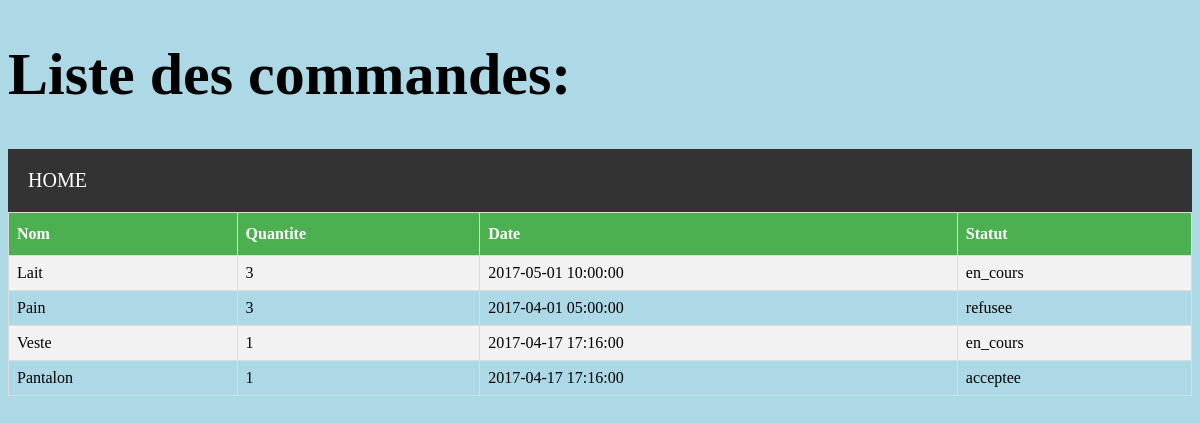
Screenshot of /List/commande.php (signed in) with the database file from the repository.
### tables this page shows
CREATE TABLE `commande` (
  `cmdid` int(11) NOT NULL,
  `pid` int(11) NOT NULL,
  `uid` int(11) NOT NULL,
  `qte` int(10) UNSIGNED NOT NULL,
  `date` datetime NOT NULL,
  `statut` enum('en_cours','acceptee','refusee','') NOT NULL
);

CREATE TABLE `produits` (
  `pid` int(11) NOT NULL,
  `nom` varchar(50) NOT NULL,
  `description` text NOT NULL,
  `qte` int(11) UNSIGNED NOT NULL,
  `prix` float UNSIGNED NOT NULL,
  `uid` int(11) NOT NULL,
  `ctid` int(11) NOT NULL
);

### List/commande.php (the view, shortened to what this page needs)
<?php
include("header.php");
?>
<?php
if(isset($_SESSION['role']) && $_SESSION['role'] == 'acheteur' ) {
	?>
	<h1>Liste des commandes: </h1>
	<nav>
		<a href='../index.php'> HOME </a>
	</nav>
	<?php
	try {
		require("../db_config.php");
		$uid= $_SESSION['uid'];
		$SQL = "SELECT produits.nom,commande.qte,commande.date,commande.statut FROM commande, produits WHERE commande.pid = produits.pid AND commande.uid = $uid";
		$res = $db->query($SQL);
		?>
		<table id = "table">
			<tr>
				<th>Nom</th>
				<th>Quantite</th>
				<th>Date</th>
				<th>Statut</th>
			</tr>
			<?php
			foreach($res as $row) {
				?>
				<tr>
					<td><?php echo $row['nom'] ?></td>
					<td><?php echo $row['qte'] ?></td>
					<td><?php echo $row['date'] ?></a></td>
					<td><?php echo $row['statut']?></a></td>
				</tr>
			<?php } ?>
		</table>
		<?php
	}
	catch (PDOException $e) {
		echo "Erreur SQL: ".$e->getMessage();
	}
} else {
	echo "Erreur to access. You have to log in.<br>";
	echo "<a href='../index.php'>Back to HOME</a>";
}
?>
<?php
include "footer.php";
?>

### List/style.css (style rules this page uses)
#table { font-family: : Arial; border-collapse: collapse; width: 100%; }
#table td, #table th { border: 1px solid #ddd; padding: 8px; }
#table tr:nth-child(even) { background-color: #f2f2f2; }
#table th { padding-top: 12px; padding-bottom: 12px; text-align: left; background-color: #4CAF50; color: white; }
h1 { font-size: 60px; }
body { background-color: lightblue; }
nav { overflow: hidden; background-color: #333333; }
nav a { float: right; display: block; color: white; text-align: center; padding: 20px; font-size: 20px; text-decoration: none; }
nav a { float: left; }

### rows the page displays
commande: pid.nom "Lait", qte "3", date "2017-05-01 10:00:00", statut "en_cours"
commande: pid.nom "Pain", qte "3", date "2017-04-01 05:00:00", statut "refusee"
commande: pid.nom "Veste", qte "1", date "2017-04-17 17:16:00", statut "en_cours"
commande: pid.nom "Pantalon", qte "1", date "2017-04-17 17:16:00", statut "acceptee"
